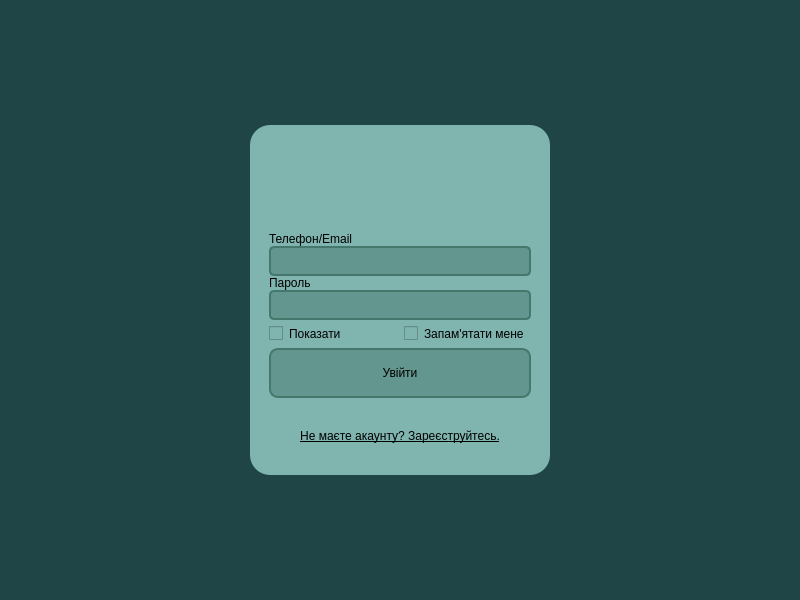
<?xml version="1.0" encoding="UTF-8"?>
<ui version="4.0">
 <class>MainWindow</class>
 <widget class="QMainWindow" name="MainWindow">
  <property name="geometry">
   <rect>
    <x>0</x>
    <y>0</y>
    <width>800</width>
    <height>600</height>
   </rect>
  </property>
  <property name="minimumSize">
   <size>
    <width>800</width>
    <height>600</height>
   </size>
  </property>
  <property name="maximumSize">
   <size>
    <width>800</width>
    <height>600</height>
   </size>
  </property>
  <property name="windowTitle">
   <string>Вхід</string>
  </property>
  <property name="windowIcon">
   <iconset resource="../img/img.qrc">
    <normaloff>:/icons/exe_icon.png</normaloff>:/icons/exe_icon.png</iconset>
  </property>
  <property name="styleSheet">
   <string notr="true">background-color: rgb(32, 69, 71);</string>
  </property>
  <widget class="QWidget" name="centralwidget">
   <layout class="QGridLayout" name="gridLayout">
    <item row="0" column="1">
     <spacer name="verticalSpacer_2">
      <property name="orientation">
       <enum>Qt::Vertical</enum>
      </property>
      <property name="sizeType">
       <enum>QSizePolicy::Ignored</enum>
      </property>
      <property name="sizeHint" stdset="0">
       <size>
        <width>150</width>
        <height>150</height>
       </size>
      </property>
     </spacer>
    </item>
    <item row="1" column="1">
     <layout class="QHBoxLayout" name="horizontalLayout">
      <property name="leftMargin">
       <number>0</number>
      </property>
      <property name="topMargin">
       <number>0</number>
      </property>
      <property name="rightMargin">
       <number>0</number>
      </property>
      <property name="bottomMargin">
       <number>0</number>
      </property>
      <item>
       <widget class="QWidget" name="widget" native="true">
        <property name="sizePolicy">
         <sizepolicy hsizetype="Expanding" vsizetype="Expanding">
          <horstretch>0</horstretch>
          <verstretch>0</verstretch>
         </sizepolicy>
        </property>
        <property name="minimumSize">
         <size>
          <width>300</width>
          <height>350</height>
         </size>
        </property>
        <property name="maximumSize">
         <size>
          <width>300</width>
          <height>350</height>
         </size>
        </property>
        <property name="layoutDirection">
         <enum>Qt::LeftToRight</enum>
        </property>
        <property name="styleSheet">
         <string notr="true">background-color: rgb(127, 180, 175);
border-radius: 20px;</string>
        </property>
        <layout class="QVBoxLayout" name="verticalLayout_4">
         <item>
          <layout class="QVBoxLayout" name="verticalLayout" stretch="0,0,0,0,0,0">
           <property name="spacing">
            <number>0</number>
           </property>
           <property name="leftMargin">
            <number>10</number>
           </property>
           <property name="rightMargin">
            <number>10</number>
           </property>
           <item>
            <widget class="QLabel" name="studlyLabel">
             <property name="minimumSize">
              <size>
               <width>0</width>
               <height>84</height>
              </size>
             </property>
             <property name="font">
              <font>
               <family>Ink Free</family>
               <pointsize>35</pointsize>
               <bold>false</bold>
              </font>
             </property>
             <property name="styleSheet">
              <string notr="true">color: rgb(32, 69, 71);</string>
             </property>
             <property name="text">
              <string/>
             </property>
             <property name="alignment">
              <set>Qt::AlignCenter</set>
             </property>
            </widget>
           </item>
           <item>
            <widget class="QLabel" name="errorLabel">
             <property name="styleSheet">
              <string notr="true">color: rgb(255, 0, 0);</string>
             </property>
             <property name="text">
              <string/>
             </property>
             <property name="alignment">
              <set>Qt::AlignCenter</set>
             </property>
            </widget>
           </item>
           <item>
            <widget class="QLabel" name="loginLabel">
             <property name="styleSheet">
              <string notr="true">color: rgb(0, 0, 0);</string>
             </property>
             <property name="lineWidth">
              <number>5</number>
             </property>
             <property name="text">
              <string>Телефон/Email</string>
             </property>
             <property name="alignment">
              <set>Qt::AlignBottom|Qt::AlignLeading|Qt::AlignLeft</set>
             </property>
             <property name="margin">
              <number>5</number>
             </property>
            </widget>
           </item>
           <item>
            <widget class="QLineEdit" name="loginEdit">
             <property name="minimumSize">
              <size>
               <width>0</width>
               <height>30</height>
              </size>
             </property>
             <property name="maximumSize">
              <size>
               <width>16777215</width>
               <height>16777214</height>
              </size>
             </property>
             <property name="mouseTracking">
              <bool>true</bool>
             </property>
             <property name="tabletTracking">
              <bool>false</bool>
             </property>
             <property name="autoFillBackground">
              <bool>false</bool>
             </property>
             <property name="styleSheet">
              <string notr="true">border-style: solid;
border-width: 2px;
border-color: rgb(69, 119, 108);
background-color: rgba(69, 119, 108, 125);
border-radius: 5px;</string>
             </property>
             <property name="inputMask">
              <string/>
             </property>
            </widget>
           </item>
           <item>
            <widget class="QLabel" name="passworrdLabel">
             <property name="styleSheet">
              <string notr="true">color: rgb(0, 0, 0);</string>
             </property>
             <property name="frameShape">
              <enum>QFrame::NoFrame</enum>
             </property>
             <property name="frameShadow">
              <enum>QFrame::Plain</enum>
             </property>
             <property name="lineWidth">
              <number>5</number>
             </property>
             <property name="midLineWidth">
              <number>0</number>
             </property>
             <property name="text">
              <string>Пароль</string>
             </property>
             <property name="textFormat">
              <enum>Qt::AutoText</enum>
             </property>
             <property name="scaledContents">
              <bool>false</bool>
             </property>
             <property name="alignment">
              <set>Qt::AlignBottom|Qt::AlignLeading|Qt::AlignLeft</set>
             </property>
             <property name="margin">
              <number>5</number>
             </property>
             <property name="indent">
              <number>-1</number>
             </property>
             <property name="textInteractionFlags">
              <set>Qt::LinksAccessibleByMouse</set>
             </property>
            </widget>
           </item>
           <item>
            <widget class="QLineEdit" name="passwordEdit">
             <property name="minimumSize">
              <size>
               <width>0</width>
               <height>30</height>
              </size>
             </property>
             <property name="maximumSize">
              <size>
               <width>16777215</width>
               <height>16777214</height>
              </size>
             </property>
             <property name="mouseTracking">
              <bool>true</bool>
             </property>
             <property name="tabletTracking">
              <bool>false</bool>
             </property>
             <property name="autoFillBackground">
              <bool>false</bool>
             </property>
             <property name="styleSheet">
              <string notr="true">border-style: solid;
border-width: 2px;
border-color: rgb(69, 119, 108);
background-color: rgba(69, 119, 108, 125);
border-radius: 5px;</string>
             </property>
             <property name="inputMask">
              <string/>
             </property>
             <property name="echoMode">
              <enum>QLineEdit::Password</enum>
             </property>
             <property name="dragEnabled">
              <bool>false</bool>
             </property>
             <property name="cursorMoveStyle">
              <enum>Qt::LogicalMoveStyle</enum>
             </property>
            </widget>
           </item>
          </layout>
         </item>
         <item>
          <layout class="QVBoxLayout" name="verticalLayout_2" stretch="0,0,0">
           <property name="spacing">
            <number>7</number>
           </property>
           <property name="leftMargin">
            <number>10</number>
           </property>
           <property name="rightMargin">
            <number>10</number>
           </property>
           <item>
            <layout class="QHBoxLayout" name="horizontalLayout_2">
             <item>
              <widget class="QCheckBox" name="show">
               <property name="cursor">
                <cursorShape>PointingHandCursor</cursorShape>
               </property>
               <property name="styleSheet">
                <string notr="true">color: rgb(0, 0, 0);</string>
               </property>
               <property name="text">
                <string>Показати</string>
               </property>
              </widget>
             </item>
             <item>
              <widget class="QCheckBox" name="rememberUser">
               <property name="cursor">
                <cursorShape>PointingHandCursor</cursorShape>
               </property>
               <property name="styleSheet">
                <string notr="true">color: rgb(0, 0, 0);</string>
               </property>
               <property name="text">
                <string>Запам'ятати мене</string>
               </property>
              </widget>
             </item>
            </layout>
           </item>
           <item>
            <widget class="QPushButton" name="loginButton">
             <property name="enabled">
              <bool>true</bool>
             </property>
             <property name="sizePolicy">
              <sizepolicy hsizetype="Minimum" vsizetype="Fixed">
               <horstretch>0</horstretch>
               <verstretch>0</verstretch>
              </sizepolicy>
             </property>
             <property name="minimumSize">
              <size>
               <width>0</width>
               <height>50</height>
              </size>
             </property>
             <property name="maximumSize">
              <size>
               <width>16777215</width>
               <height>16777215</height>
              </size>
             </property>
             <property name="font">
              <font>
               <italic>false</italic>
               <bold>false</bold>
               <underline>false</underline>
               <strikeout>false</strikeout>
               <kerning>true</kerning>
              </font>
             </property>
             <property name="cursor">
              <cursorShape>PointingHandCursor</cursorShape>
             </property>
             <property name="styleSheet">
              <string notr="true">color: rgb(0, 0, 0);
border-style: solid;
border-width: 2px;
border-color: rgb(69, 119, 108);
border-radius: 9px;
background-color: rgba(69, 119, 108, 125);</string>
             </property>
             <property name="text">
              <string>Увійти</string>
             </property>
             <property name="iconSize">
              <size>
               <width>16</width>
               <height>16</height>
              </size>
             </property>
            </widget>
           </item>
           <item>
            <widget class="QLabel" name="registrationlLabel">
             <property name="font">
              <font>
               <underline>true</underline>
              </font>
             </property>
             <property name="cursor">
              <cursorShape>PointingHandCursor</cursorShape>
             </property>
             <property name="styleSheet">
              <string notr="true">color: rgb(0, 0, 0);</string>
             </property>
             <property name="text">
              <string>Не маєте акаунту? Зареєструйтесь.</string>
             </property>
             <property name="alignment">
              <set>Qt::AlignCenter</set>
             </property>
            </widget>
           </item>
          </layout>
         </item>
        </layout>
       </widget>
      </item>
     </layout>
    </item>
    <item row="1" column="0">
     <spacer name="horizontalSpacer">
      <property name="orientation">
       <enum>Qt::Horizontal</enum>
      </property>
      <property name="sizeType">
       <enum>QSizePolicy::Ignored</enum>
      </property>
      <property name="sizeHint" stdset="0">
       <size>
        <width>400</width>
        <height>20</height>
       </size>
      </property>
     </spacer>
    </item>
    <item row="1" column="2">
     <spacer name="horizontalSpacer_2">
      <property name="orientation">
       <enum>Qt::Horizontal</enum>
      </property>
      <property name="sizeType">
       <enum>QSizePolicy::Ignored</enum>
      </property>
      <property name="sizeHint" stdset="0">
       <size>
        <width>400</width>
        <height>20</height>
       </size>
      </property>
     </spacer>
    </item>
    <item row="2" column="1">
     <spacer name="verticalSpacer">
      <property name="orientation">
       <enum>Qt::Vertical</enum>
      </property>
      <property name="sizeType">
       <enum>QSizePolicy::Ignored</enum>
      </property>
      <property name="sizeHint" stdset="0">
       <size>
        <width>150</width>
        <height>150</height>
       </size>
      </property>
     </spacer>
    </item>
   </layout>
  </widget>
 </widget>
 <resources>
  <include location="../img/img.qrc"/>
 </resources>
 <connections/>
</ui>
